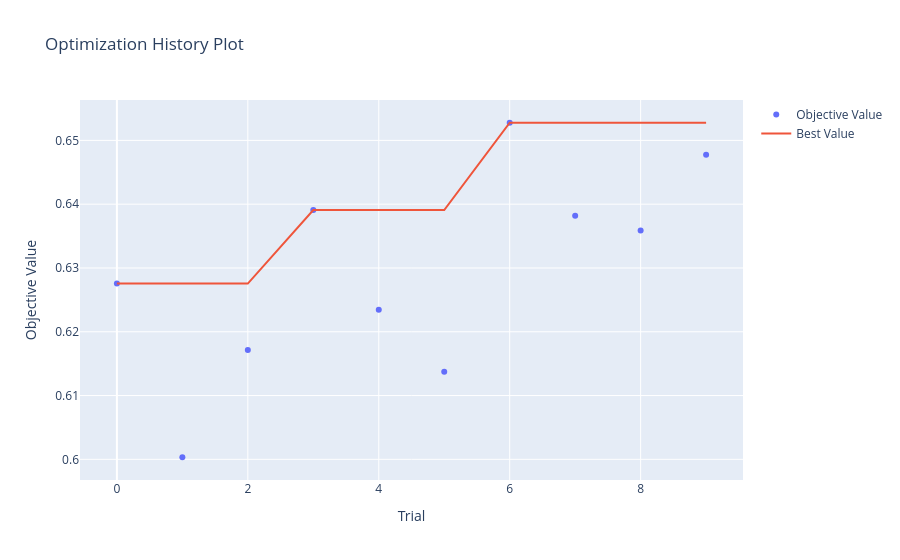
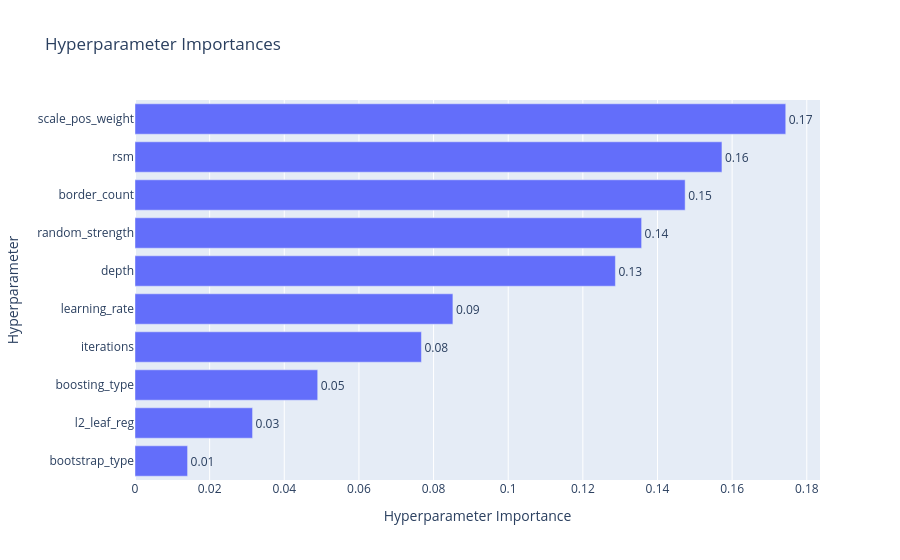
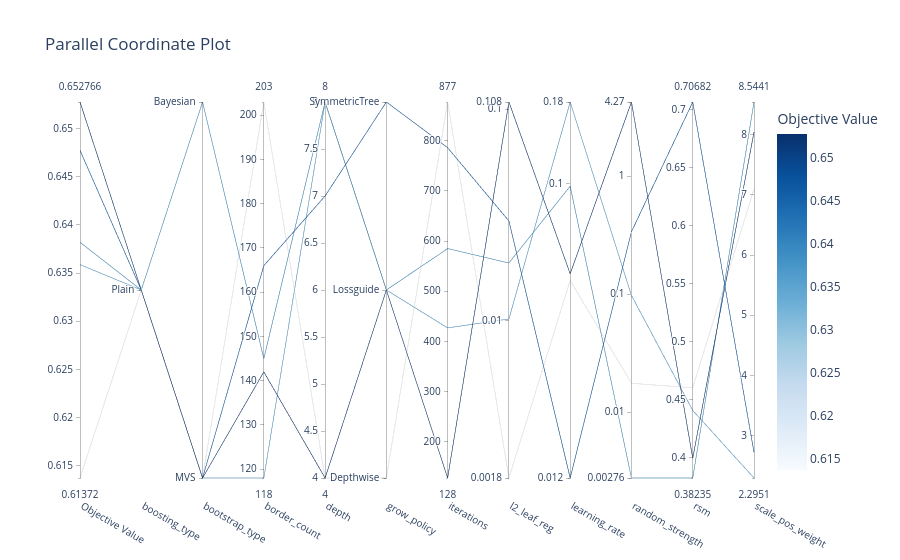

Write notebook code for charts like these, in order.
### Code cell
import optuna
import numpy as np
import warnings
from catboost import CatBoostClassifier
from sklearn.metrics import roc_auc_score
from sklearn.model_selection import TimeSeriesSplit
from optuna.visualization import (
    plot_optimization_history, 
    plot_param_importances, 
    plot_parallel_coordinate
)
from optuna.samplers import TPESampler

# Parameter tuning settings

timeout_seconds = 60*60*0.5
no_improvement_trials = 100

# Split the 1k dataset to evaluate on holdout after tuning
# Had problem with overfitting and extreme bad results on last 200 rows so switched the order

X_tuning = train_1k_X.tail(800)
y_tuning = train_1k_y_cat.tail(800)
X_val_holdout = train_1k_X.head(200)
y_val_holdout = train_1k_y_cat.head(200)

def objective_catboost(trial):
    params = {
        "iterations": trial.suggest_int("iterations", 100, 1000), # Number of boosting rounds (equivalent to n_estimators)
        "learning_rate": trial.suggest_float("learning_rate", 0.005, 0.2, log=True), # Step size
        "depth": trial.suggest_int("depth", 2, 8), # Max tree depth. Low to reduce overfitting on small datasets
        "l2_leaf_reg": trial.suggest_float("l2_leaf_reg", 1e-3, 10.0, log=True), # L2 regularization (equivalent to reg_lambda/reg_alpha)
        "random_strength": trial.suggest_float("random_strength", 1e-3, 10.0, log=True), # Amount of randomness in scoring splits
        "rsm": trial.suggest_float("rsm", 0.2, 1.0), # Random subspace method (feature subsampling, equivalent to colsample_bytree)
        "border_count": trial.suggest_int("border_count", 64, 254), # Max bins for continuous features (equivalent to max_bin)
        "scale_pos_weight": trial.suggest_float("scale_pos_weight", 2.0, 10.0), # Class balancing weight for imbalanced target
        "objective": "Logloss", # Binary classification objective
        "random_seed": 42, # Fixed seed for reproducibility
        "thread_count": 1, # Use single thread to avoid issues with parallelism in Optuna (equivalent to n_jobs)
        "boosting_type": trial.suggest_categorical("boosting_type", ["Plain", "Ordered"]), # Boosting type
        "bootstrap_type": trial.suggest_categorical("bootstrap_type", ["Bayesian", "Bernoulli", "MVS"]), # Bootstrap method for sampling data
        "cat_features": cat_cols, # Categorical features
        "verbose": False, # Suppress CatBoost output
    }

    if params["boosting_type"] == "Ordered": # Ordered boosting
        params["grow_policy"] = "SymmetricTree" # Growth of trees
    else:
        params["grow_policy"] = trial.suggest_categorical("grow_policy", ["SymmetricTree", "Depthwise", "Lossguide"]) # Growth of trees
  
    if params["grow_policy"] == "Lossguide": # Lossguide grow policy
        params["max_leaves"] = trial.suggest_int("max_leaves", 3, 31) # Max leaves per tree. Low to prevent memorizing small data
        params["min_data_in_leaf"] = trial.suggest_int("min_data_in_leaf", 15, 100) # Min data in one leaf (equivalent to min_child_samples)
        params["score_function"] = "L2" # Scoring function for split quality
    elif params["grow_policy"] == "Depthwise": # Depthwise grow policy
        params["min_data_in_leaf"] = trial.suggest_int("min_data_in_leaf", 15, 100) # Min data in one leaf (equivalent to min_child_samples)
        params["score_function"] = trial.suggest_categorical("score_function", ["L2", "Cosine"]) # Scoring function for split quality
    else:
        params["score_function"] = trial.suggest_categorical("score_function", ["L2", "Cosine"]) # Scoring function for split quality

    if params["bootstrap_type"] == "Bayesian": # Bayesian bootstrap
        params["bagging_temperature"] = trial.suggest_float("bagging_temperature", 0, 10) # Intensity of Bayesian bootstrap
    else:
        params["subsample"] = trial.suggest_float("subsample", 0.2, 1.0) # Subsample ratio
        
    
    tscv = TimeSeriesSplit(n_splits=3) # TimeSeriesSplit to respect temporal order of data 3 splits for 3-fold CV
    cv_scores = []
    
    for train_idx, val_idx in tscv.split(X_tuning): # 3-fold CV cycle
        X_tr, X_val = X_tuning.iloc[train_idx], X_tuning.iloc[val_idx]
        y_tr, y_val = y_tuning.iloc[train_idx], y_tuning.iloc[val_idx]
        
        
        model = CatBoostClassifier(**params)
        
        with warnings.catch_warnings():
            warnings.simplefilter("ignore")
            model.fit(
                X_tr,
                y_tr
            )
        
        preds = model.predict_proba(X_val)[:, 1]
        cv_scores.append(roc_auc_score(y_val, preds))
        
    return np.mean(cv_scores)

def stop_optuna(study, trial): # Custom callback to stop optimization if no improvement in best AUC for a certain number of trials
    if study.best_trial.number + no_improvement_trials <= trial.number:
        print(f"\n[Early Stop] No improvement in {no_improvement_trials} trials. Stopping optimization.")
        study.stop()

study_catboost = optuna.create_study(direction="maximize", sampler=optuna.samplers.TPESampler(seed=42))
study_catboost.optimize(objective_catboost, timeout=timeout_seconds, n_jobs=-1, callbacks=[stop_optuna])

print("\n" + "="*40)
print(f"BEST AUC: {study_catboost.best_value:.4f}")
print("BEST PARAMETERS:")

print("best_params = {")
for k, v in study_catboost.best_params.items():
    if isinstance(v, str):
        print(f'    "{k}": "{v}",')
    else:
        print(f'    "{k}": {v},')
print("}")

print("\n--- PARAMETER IMPORTANCE ---")
importances = optuna.importance.get_param_importances(study_catboost)
for param, importance in importances.items():
    print(f"  {param:20}: {importance:.4f}")
print("="*40)


fig1 = plot_optimization_history(study_catboost)
fig1.show()
    
fig2 = plot_param_importances(study_catboost)
fig2.show()
    
fig3 = plot_parallel_coordinate(
    study_catboost, 
    params=[
        "iterations",
        "learning_rate",
        "depth",
        "l2_leaf_reg",
        "random_strength",
        "rsm",
        "border_count",
        "scale_pos_weight",
        "boosting_type",
        "bootstrap_type",
        "grow_policy"
    ]
)
fig3.show()
    
fig1.write_html("hyperparameter_tuning/CatBoost/Classification/optuna_catboost_1k_history.html")
fig2.write_html("hyperparameter_tuning/CatBoost/Classification/optuna_catboost_1k_importance.html")
fig3.write_html("hyperparameter_tuning/CatBoost/Classification/optuna_catboost_1k_parallel.html")

### Figure 1 — Plotly figure (JSON) as saved in the notebook; plotly's stock layout.template omitted (floating-point values rounded to 4 significant figures)
{"data": [{"mode": "markers", "name": "Objective Value", "type": "scatter", "x": [0, 1, 2, 3, 4, 5, 6, 7, 8, 9], "y": [0.6275, 0.6003, 0.6171, 0.6391, 0.6235, 0.6137, 0.6528, 0.6382, 0.6359, 0.6477]}, {"mode": "lines", "name": "Best Value", "type": "scatter", "x": [0, 1, 2, 3, 4, 5, 6, 7, 8, 9], "y": [0.6275, 0.6275, 0.6275, 0.6391, 0.6391, 0.6391, 0.6528, 0.6528, 0.6528, 0.6528]}, {"marker": {"color": "#cccccc"}, "mode": "markers", "name": "Infeasible Trial", "showlegend": false, "type": "scatter", "x": [], "y": []}], "layout": {"title": {"text": "Optimization History Plot"}, "xaxis": {"title": {"text": "Trial"}}, "yaxis": {"title": {"text": "Objective Value"}}}}

### Figure 2 — Plotly figure (JSON) as saved in the notebook; plotly's stock layout.template omitted (floating-point values rounded to 4 significant figures)
{"data": [{"cliponaxis": false, "hovertemplate": ["bootstrap_type (CategoricalDistribution): 0.014087865277096477<extra></extra>", "l2_leaf_reg (FloatDistribution): 0.031503525895562226<extra></extra>", "boosting_type (CategoricalDistribution): 0.04895713656426987<extra></extra>", "iterations (IntDistribution): 0.07675125509977213<extra></extra>", "learning_rate (FloatDistribution): 0.08518281663560452<extra></extra>", "depth (IntDistribution): 0.12872476666315102<extra></extra>", "random_strength (FloatDistribution): 0.1357476249399653<extra></extra>", "border_count (IntDistribution): 0.14740938692021596<extra></extra>", "rsm (FloatDistribution): 0.15727006830779025<extra></extra>", "scale_pos_weight (FloatDistribution): 0.17436555369657228<extra></extra>"], "name": "Objective Value", "orientation": "h", "text": ["0.01", "0.03", "0.05", "0.08", "0.09", "0.13", "0.14", "0.15", "0.16", "0.17"], "textposition": "outside", "type": "bar", "x": [0.01409, 0.0315, 0.04896, 0.07675, 0.08518, 0.1287, 0.1357, 0.1474, 0.1573, 0.1744], "y": ["bootstrap_type", "l2_leaf_reg", "boosting_type", "iterations", "learning_rate", "depth", "random_strength", "border_count", "rsm", "scale_pos_weight"]}], "layout": {"title": {"text": "Hyperparameter Importances"}, "xaxis": {"title": {"text": "Hyperparameter Importance"}}, "yaxis": {"title": {"text": "Hyperparameter"}}}}

### Figure 3 — Plotly figure (JSON) as saved in the notebook; plotly's stock layout.template omitted (floating-point values rounded to 4 significant figures)
{"data": [{"dimensions": [{"label": "Objective Value", "range": [0.6137, 0.6528], "values": [0.6137, 0.6528, 0.6382, 0.6359, 0.6477]}, {"label": "boosting_type", "range": [0, 0], "ticktext": ["Plain"], "tickvals": [0], "values": [0, 0, 0, 0, 0]}, {"label": "bootstrap_type", "range": [0, 1], "ticktext": ["MVS", "Bayesian"], "tickvals": [0, 1], "values": [0, 0, 1, 0, 0]}, {"label": "border_count", "range": [118, 203], "values": [203, 142, 145, 118, 166]}, {"label": "depth", "range": [4, 8], "values": [4, 4, 8, 8, 7]}, {"label": "grow_policy", "range": [0, 2], "ticktext": ["Depthwise", "Lossguide", "SymmetricTree"], "tickvals": [0, 1, 2], "values": [0, 1, 1, 1, 2]}, {"label": "iterations", "range": [128, 877], "values": [877, 128, 585, 427, 786]}, {"label": "l2_leaf_reg", "range": [-2.746, -0.9657], "ticktext": ["0.0018", "0.01", "0.1", "0.108"], "tickvals": [-2.746, -2, -1, -0.9657], "values": [-2.746, -0.9657, -1.728, -1.993, -1.529]}, {"label": "learning_rate", "range": [-1.92, -0.7442], "ticktext": ["0.012", "0.1", "0.18"], "tickvals": [-1.92, -1, -0.7442], "values": [-1.302, -1.281, -1.007, -0.7442, -1.92]}, {"label": "random_strength", "range": [-2.56, 0.6303], "ticktext": ["0.00276", "0.01", "0.1", "1", "4.27"], "tickvals": [-2.56, -2, -1, 0, 0.6303], "values": [-1.756, 0.6303, -2.56, -1.011, -0.4708]}, {"label": "rsm", "range": [0.3823, 0.7068], "values": [0.4601, 0.3994, 0.3823, 0.4407, 0.7068]}, {"label": "scale_pos_weight", "range": [2.295, 8.544], "values": [7.1, 8.044, 8.544, 2.295, 2.722]}], "labelangle": 30, "labelside": "bottom", "line": {"color": [0.6137, 0.6528, 0.6382, 0.6359, 0.6477], "colorbar": {"title": {"text": "Objective Value"}}, "colorscale": [[0, "rgb(247,251,255)"], [0.125, "rgb(222,235,247)"], [0.25, "rgb(198,219,239)"], [0.375, "rgb(158,202,225)"], [0.5, "rgb(107,174,214)"], [0.625, "rgb(66,146,198)"], [0.75, "rgb(33,113,181)"], [0.875, "rgb(8,81,156)"], [1, "rgb(8,48,107)"]], "reversescale": false, "showscale": true}, "type": "parcoords"}], "layout": {"title": {"text": "Parallel Coordinate Plot"}}}
